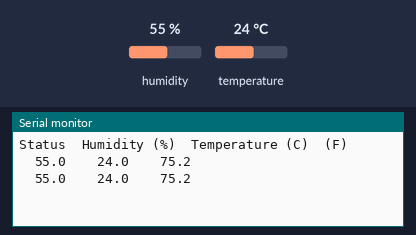
Bench run of a sketch on a simulated ESP8266 (NodeMCU). On the bench: the last lines printed to the serial monitor. The test bench sets the inputs (shaded band); at power-on: humidity 55 %, temperature 24 °C.

Above: at 4.8 s.
4.9 s: humidity set to 22 %
At 7.2 s:
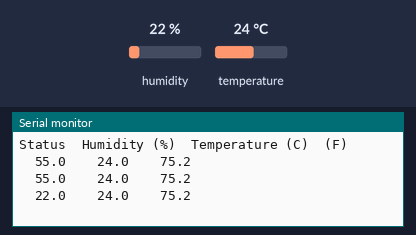
7.9 s: temperature set to 12 °C
At 8.9 s:
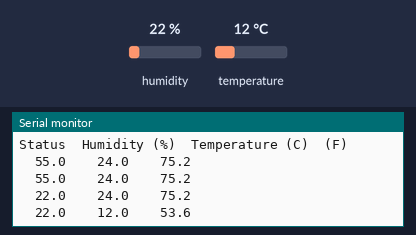
10.9 s: humidity set to 40 %
At 12.4 s:
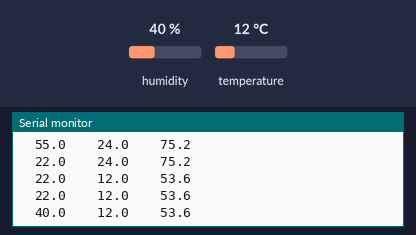
Timing chart, 0 to 13.9 s (numbered marks = the images above; inputs shaded):
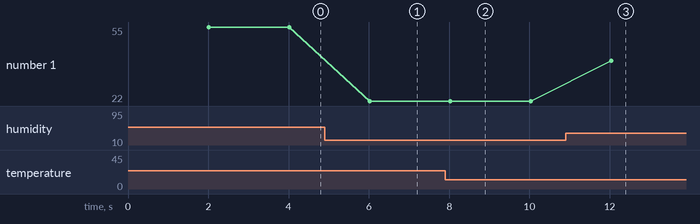

Measured:
- after the input at 4.9 s, the serial monitor: prints a new line after 1.1 s (image 1)
- after the input at 7.9 s, the serial monitor: prints a new line after 0.12 s (image 2)
- after the input at 10.9 s, the serial monitor: prints a new line after 1.1 s (image 3)
- plotted number 1: 55 → 22 after the input at 4.9 s, 22 → 40 after the input at 10.9 s

The sketch:

DHT_Test.ino
```cpp
#include "DHT.h"

DHT dht;

void setup()
{
  Serial.begin(115200);
  Serial.println();
  Serial.println("Status\tHumidity (%)\tTemperature (C)\t(F)");

  dht.setup(D6); // data pin 2
}

void loop()
{
  delay(dht.getMinimumSamplingPeriod());

  float humidity = dht.getHumidity();
  float temperature = dht.getTemperature();
  String statusS = dht.getStatusString();

    Serial.print("\t");
    Serial.print(humidity, 1);
    Serial.print("\t\t");
    Serial.print(temperature, 1);
    Serial.print("\t\t");
    Serial.println(dht.toFahrenheit(temperature), 1);

}
```
